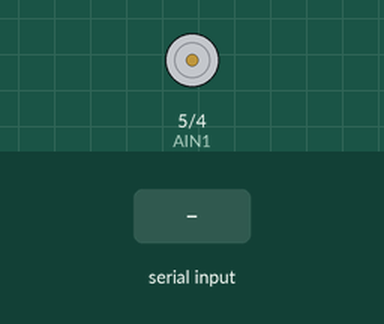
A sketch run on a simulated Arduino Uno, built with avr-gcc and run on an emulated ATmega328P. On the bench: motor-driver pin pairs drawn as motors (green arrow = first pin HIGH = forward, orange = second pin HIGH = backward, longer = more drive). The test bench sets the inputs (shaded band).

Above: at 1.2 s.
1.3 s: "1" received over Serial
At 2.5 s:
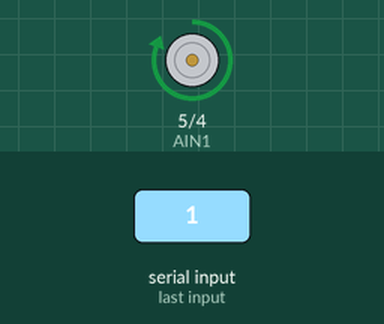
2.8 s: "0" received over Serial
At 3.7 s:
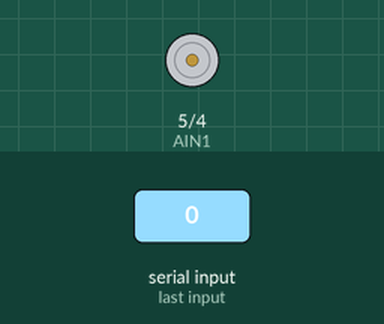
Timing chart, 0 to 5.8 s (numbered marks = the images above; inputs shaded):
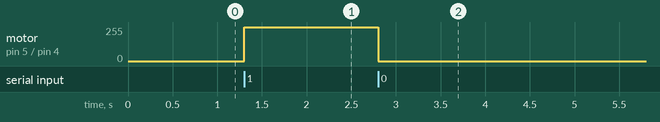

The sketch:

mkr_motor_control.ino
```cpp
// RC Tank - single motor USB serial test
// Hardware: Arduino MKR WiFi 1010 + DRV8833
// Confirmed wiring:
//   MKR pin 5 -> DRV8833 AIN1
//   MKR pin 4 -> DRV8833 AIN2
//   MKR VCC   -> DRV8833 SLP
//   MKR GND   -> DRV8833 GND

const int AIN1 = 5;
const int AIN2 = 4;

void motorForward() {
  digitalWrite(AIN1, HIGH);
  digitalWrite(AIN2, LOW);
}

void motorStop() {
  digitalWrite(AIN1, LOW);
  digitalWrite(AIN2, LOW);
}

void setup() {
  pinMode(AIN1, OUTPUT);
  pinMode(AIN2, OUTPUT);

  motorStop();
  Serial.begin(115200);
}

void loop() {
  if (Serial.available() > 0) {
    char command = Serial.read();

    if (command == '1') {
      motorForward();
    } else if (command == '0') {
      motorStop();
    }
  }
}
```

Measured:
- after the input at 1.3 s, motor on pin 5 (AIN1) / pin 4 (AIN2): stopped → forward 255/255 at once
- after the input at 2.8 s, motor on pin 5 (AIN1) / pin 4 (AIN2): forward 255/255 → stopped at once
